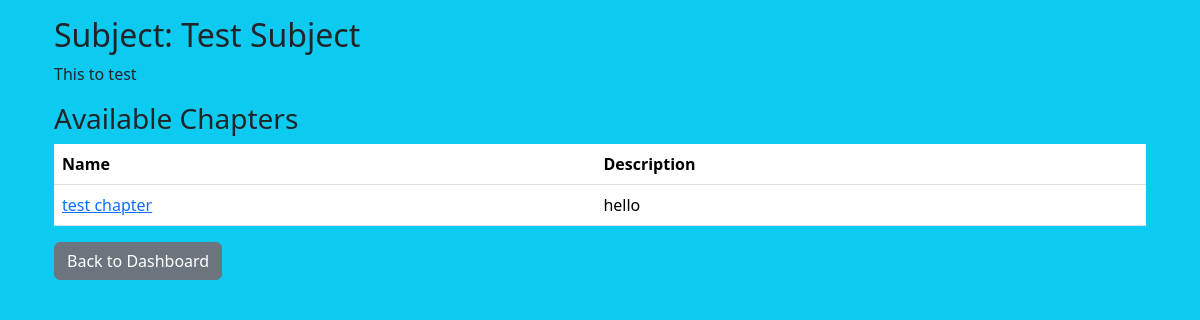
Page /user/subject/1 (signed in) on the committed database.
### models/models.py (models this page shows)
class Subject(db.Model):
    __tablename__ = "subjects"
    id = db.Column(db.Integer, primary_key=True, autoincrement=True)
    name = db.Column(db.String(50), nullable=False,unique=True)
    description = db.Column(db.Text)
    remarks = db.Column(db.Text)
    chapters = db.relationship('Chapter', back_populates='subject',cascade="all, delete-orphan")

class Chapter(db.Model):
    __tablename__ = "chapters"
    id = db.Column(db.Integer, primary_key=True, autoincrement=True)
    subject_id = db.Column(db.Integer, db.ForeignKey('subjects.id'), nullable=False)
    name = db.Column(db.String(50), nullable=False)
    description = db.Column(db.Text)
    remarks = db.Column(db.Text)
    subject = db.relationship('Subject', back_populates='chapters')
    quizzes = db.relationship('Quiz', back_populates='chapter',cascade="all, delete-orphan")

### controllers/controllers.py (the view)
@controllers.route('/user/subject/<int:subject_id>')
def user_subject_show(subject_id):
    if not check_role('user'):
        flash('You are not allowed here')
        return redirect(url_for('controllers.login'))
    subject = Subject.query.get_or_404(subject_id)
    return render_template('user_subject_show.html', subject=subject)

### controllers/controllers.py (called while the page is built)
def check_role(role):
    if 'user_id' in session and session['role']==role:
        return True
    return False

### templates/user_subject_show.html
{% extends 'layout.html' %}
{% block body %}
<div class="container">
    <h2>Subject: {{ subject.name }}</h2>
    <p>{{ subject.description }}</p>
    <h3>Available Chapters</h3>
    <table class="table">
        <thead>
            <tr>
                <th>Name</th>
                <th>Description</th>
            </tr>
        </thead>
        <tbody>
    {% if subject.chapters %}
            {% for chapter in subject.chapters %}
            <tr>
                <td><a href="{{ url_for('controllers.user_chapter_show', chapter_id=chapter.id) }}">{{ chapter.name }}</a></td>
                <td>{{ chapter.description }}</td>
            </tr>
            {% endfor %}
        </tbody>
    </table>
    {% else %}
        <p>No chapters available for this subject.</p>
    {% endif %}
    <a href="{{ url_for('controllers.user_dashboard') }}" class="btn btn-secondary">Back to Dashboard</a>
</div>
{% endblock %}

### rows in the picture
Subject: name "Test Subject", description "This to test"
Chapter: name "test chapter", description "hello"
